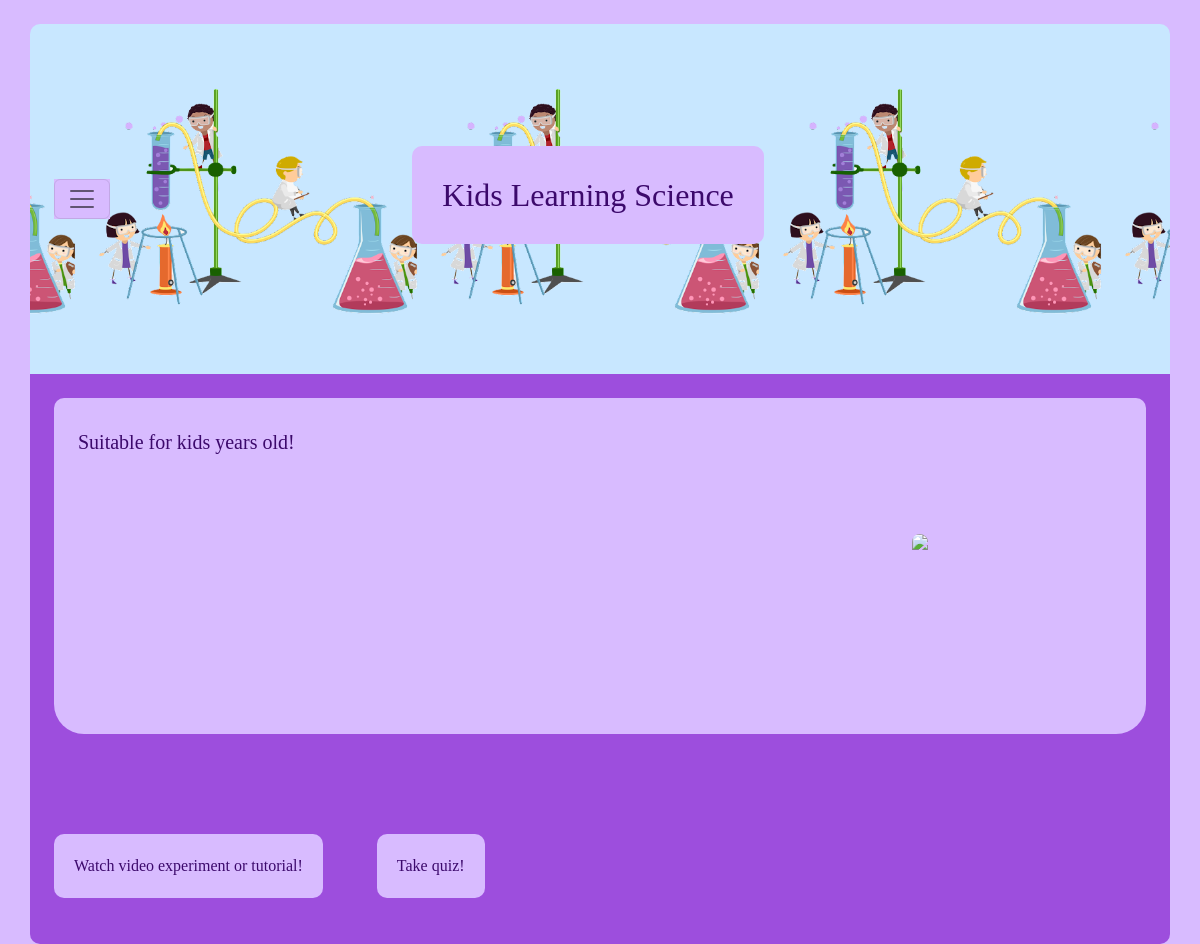
Page /paleonthology/intermediate/ on the earlier database version.
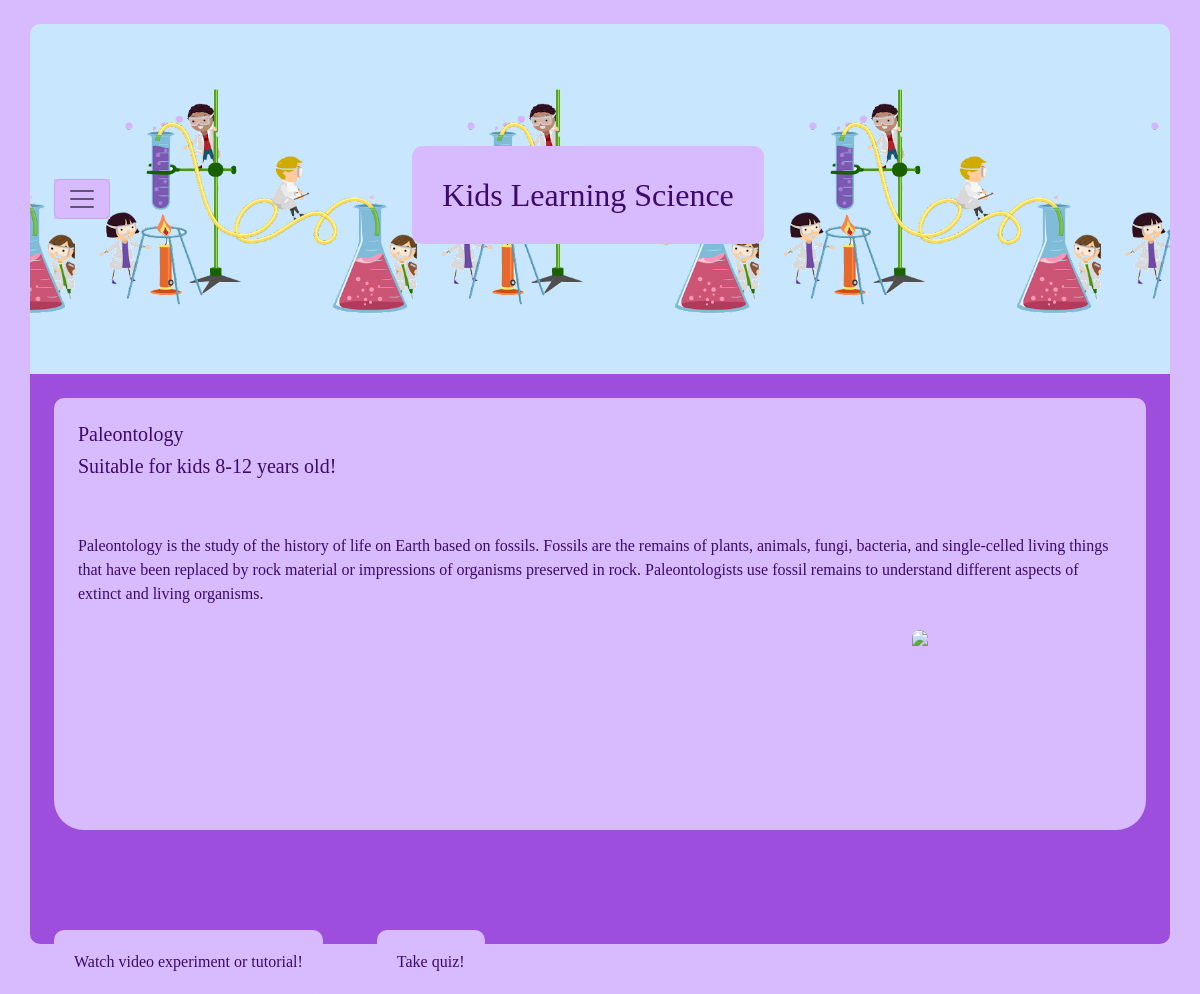
Same page on the later database version.
### HW5App/models.py (models this page shows, shortened)
class Course(models.Model):
    title = models.CharField(max_length=50)
    description = models.TextField(max_length=1000, null=True)
    topic = models.ForeignKey(Topic, on_delete=models.CASCADE)
    age = models.ForeignKey(AgeGroup, on_delete=models.CASCADE)

class Topic(models.Model):
    title = models.CharField(max_length=50)

class AgeGroup(models.Model):
    title = models.CharField(max_length=50)

### HW5App/views.py (the view)
# urls.py: path('paleonthology/intermediate/', pal2, name="pal2"),
def pal2(request):
    try:
        courses = Course.objects.all()
    except Course.DoesNotExist:
        courses = None
    context = {"courses": list(courses)}
    return render(request, "pal2.html",  context=context)

### templates/pal2.html (shortened to what this page needs)
<!DOCTYPE html>
<html lang="en">
<head>
    <link href="https://cdn.jsdelivr.net/npm/bootstrap@5.2.0-beta1/dist/css/bootstrap.min.css" rel="stylesheet"
>
        {% load static %} background-image: url('{% static 'kids.png'%}');
</head>
<body>
<div class="container">
    <nav class="navbar mt-4 p-4">
        <div>
            <button class="navbar-toggler " type="button" data-bs-toggle="offcanvas" data-bs-target="#offcanvasNavbar"
                    aria-controls="offcanvasNavbar">
                <span class="navbar-toggler-icon"></span>
            </button>
        </div>
        <h2 class="title">Kids Learning Science</h2>
    </nav>
    <div class="jumbotron p-4 text-left">
        <div id="div1">
            <div class="p-4 border-top-custom">
                <h5>{{ courses.7.topic.title }}</h5>
                <h5>Suitable for kids {{ courses.7.age.title }} years old!</h5>
            </div>
            <div class="p-4">
                {{ courses.7.description }}
            </div>
            <img style="float: right; margin-right: 20%; border-radius: 10px; height: 200px"
                 src="https://img.freepik.com/free-vector/cartoon-set-different-dinosaur-fossils-flat-illustration_74855-16804.jpg?w=2000">
            <p class="lead"></p>
        </div>
        <button class="watch">Watch video experiment or tutorial!</button>
        <button class="watch">Take quiz!</button>
    </div>
</div>
</body>
</html>

Differences in the rows shown:
added Course: topic.title "Paleontology", age.title "8-12", description "Paleontology is the study of the history of life on Earth based on fossils. Fossils are the remains of plants, animals, fungi, bacteria, and single-celled living things that have been replaced by rock material or impressions of organisms preserved in rock. Paleontologists use fossil remains to understand different aspects of extinct and living organisms."
